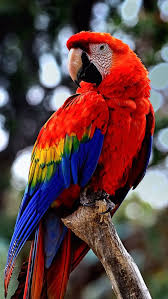
#> input picture lab 11/images.jpeg, 168 x 299 px
$ python q3.py
#> lines starting #> are read from the running program, lines starting #| are printed output that depends on the picture
import cv2
import numpy as np

img=cv2.imread("images.jpeg")
#> img is the input picture: shape (299, 168, 3); mean B, G, R 66.3, 65.8, 97.2

if img is not None:

    cv2.imshow("original image",img)
    blur_img=cv2.GaussianBlur(img,(7,7),0)
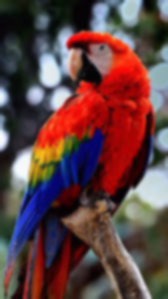
#> blur_img: shape (299, 168, 3); mean B, G, R 66.3, 65.8, 97.2
    crop_img=blur_img[100:300,0:400]
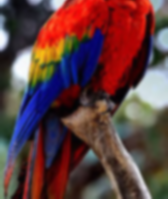
#> crop_img: shape (199, 168, 3); mean B, G, R 62.4, 61.6, 95.8
    cv2.imshow("blurred and cropped image",crop_img)
    cv2.waitKey(0)
    cv2.destroyAllWindows()

$ run again, with lab 11/black.jpeg copied over lab 11/images.jpeg
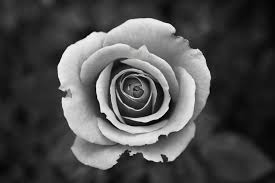
#> input picture lab 11/black.jpeg, 275 x 183 px
#> img is the input picture: shape (183, 275, 3); mean B, G, R 76.4, 76.4, 76.4
#> `blur_img=cv2.GaussianBlur(img,(7,7),0)`:
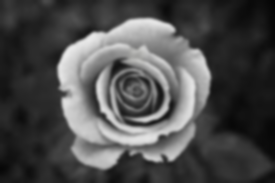
#> blur_img: shape (183, 275, 3); mean B, G, R 76.4, 76.4, 76.4
#> `crop_img=blur_img[100:300,0:400]`:
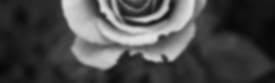
#> crop_img: shape (83, 275, 3); min 7, max 227, mean 74
